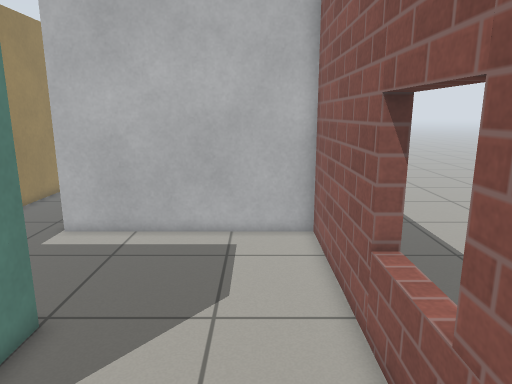
view 1 (above)

12 first-person views from a walk through a robot-simulator world made for Gazebo. The camera is 1.2 m above the floor, tilts 12° down and sees 70° across. The floor is counted in squares, 0.25 m on a side. Each view is taken from the middle of a square. On the plan, view 1 faces up. The plan holds only what a view shows up to about 20 squares ahead; the rest is blank. The place goes on beyond the plan. Gazebo's built-in surfaces are drawn with simple patterns.

view 2
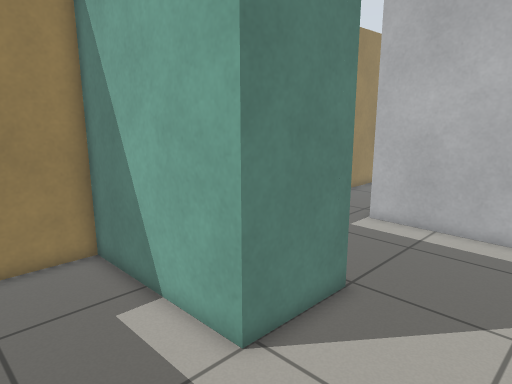

view 3
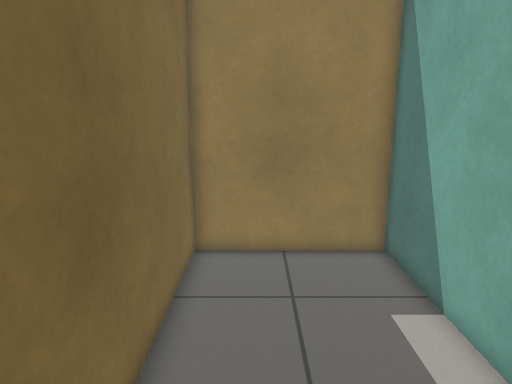

view 4
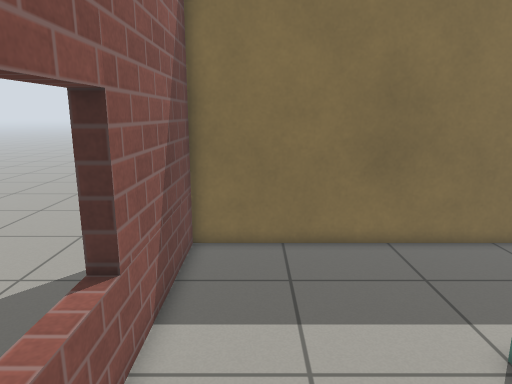

view 5
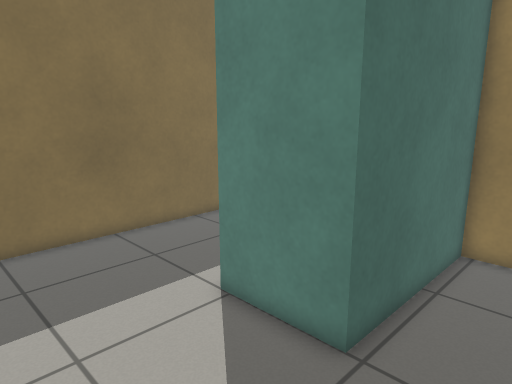

view 6
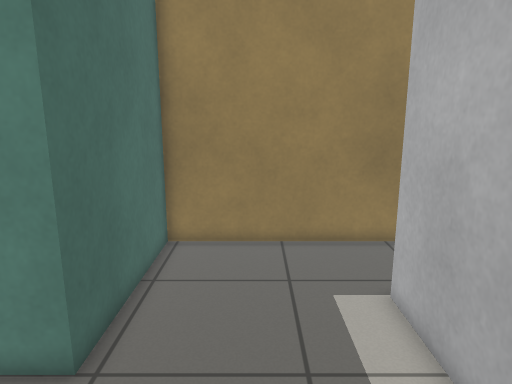

view 7
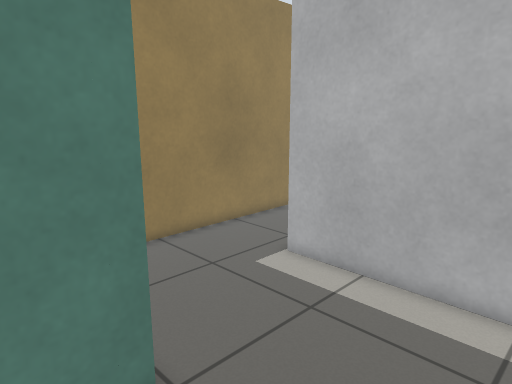

view 8
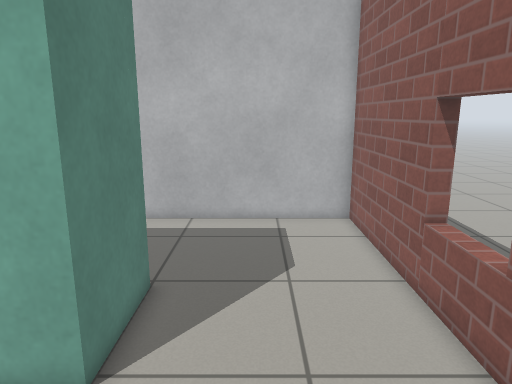

view 9
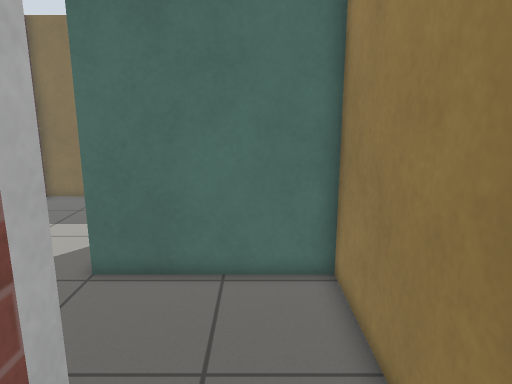

view 10
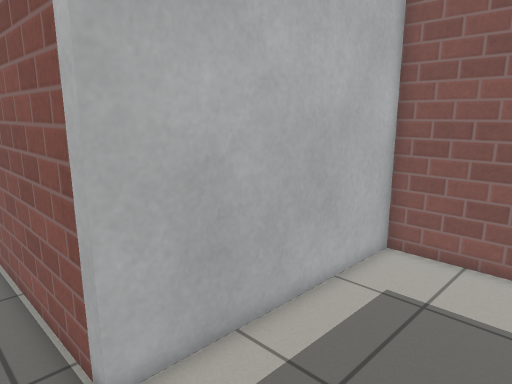

view 11
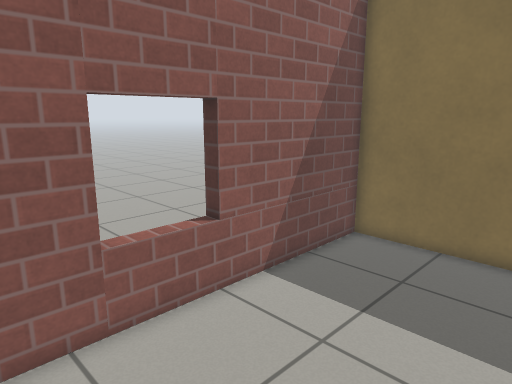

view 12
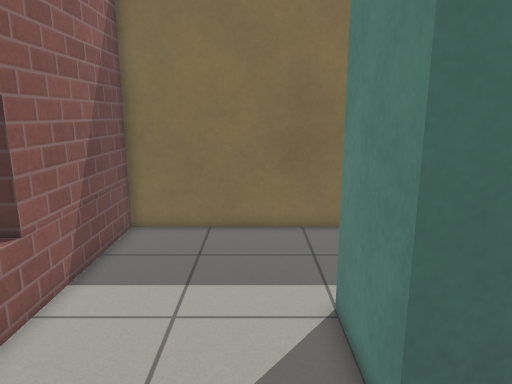

### Floor plan
Points are (right, up) in squares from view 1. A wall is a line through its corners. A room is listed if a view was taken in it or the views show most of it. See-through windows are left out.
Room 1 (views 1, 2, 3, 4, 5, 6, 7, 8, 10, 11, 12)
walls: (-12.4, 14.5) (-12.4, 7.6) (-5, 7.6) (-5, 3.6) (-12.4, 3.6) (-12.4, -3.2) (2.4, -3.2) (2.4, 14.6) (-8, 14.6)
ways out: opening at (-10, 15) to room 2
Room 2 (view 9)
walls: (-12.4, 21) (-12.4, 14.5); (-8, 14.6) (-8, 22.6)
ways out: opening at (-10, 15) to room 1

Positions as (right, up) in squares from view 1, and headings:
1: (0, 0), facing up
2: (0, -1), facing up-left
3: (0, -1), facing left
4: (0, 10), facing down
5: (1, 11), facing down-left
6: (1, 11), facing left
7: (0, 5), facing up-left
8: (-2, -2), facing up
9: (-10, 18), facing down
10: (-10, 9), facing up-right
11: (-5, 10), facing down-right
12: (-3, 12), facing down
